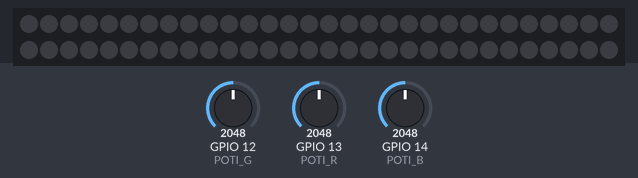
Recording of a program running on a simulated ESP32. Parts: 60 RGB LEDs in strip order, left to right, continuing on the next row. The inputs (shaded band) are chosen by the test bench; at power-on: GPIO 12 (POTI_G) = 2048, GPIO 13 (POTI_R) = 2048, GPIO 14 (POTI_B) = 2048. Dim RGB values are drawn brighter than linear; colours are those a GRB WS2812 strip shows for the declared byte order.

Above: at 1.2 s.
1.3 s: GPIO 12 (POTI_G) set to 2866
At 1.8 s:
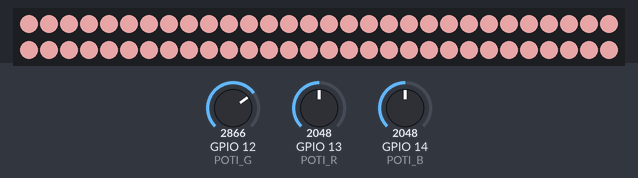
2.8 s: GPIO 13 (POTI_R) set to 2866
4.3 s: GPIO 14 (POTI_B) set to 2866
5.8 s: GPIO 12 (POTI_G) set to 2047
7.3 s: GPIO 13 (POTI_R) set to 2047
8.8 s: GPIO 14 (POTI_B) set to 4095
At 9.9 s:
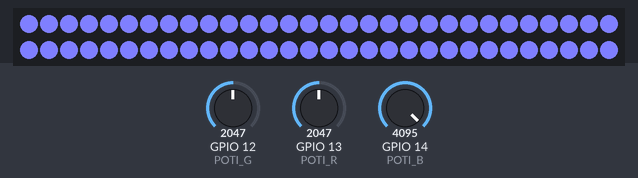
Timing chart, 0 to 11.3 s (numbered marks = the images above; inputs shaded):
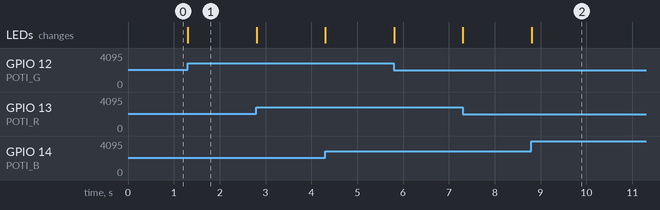

Measured:
- after the input at 1.3 s, the LEDs: change at once (image 1)
- after the input at 8.8 s, the LEDs: change at once (image 2)

The program:

main.cpp
```cpp
#include <Arduino.h>
#include <FastLED.h>

#define NUM_LEDS 60

#define PIN_PANEL_1 5
#define PIN_PANEL_2 17
#define PIN_PANEL_3 16
#define PIN_PANEL_4 4
#define PIN_PANEL_5 15

CRGB PANEL_1[NUM_LEDS];
CRGB PANEL_2[NUM_LEDS];
CRGB PANEL_3[NUM_LEDS];
CRGB PANEL_4[NUM_LEDS];
CRGB PANEL_5[NUM_LEDS];

#define POTI_R 13
#define POTI_G 12
#define POTI_B 14
#define POTI_H 11

int POTI_VALUES_NEW[3];
int POTI_VALUES_OLD[3];

void updateled(){
  for (size_t	 i = 0; i <= 60; i++)
  {
    PANEL_1[i] = CRGB(POTI_VALUES_NEW[0], POTI_VALUES_NEW[1], POTI_VALUES_NEW[2]);
    //PANEL_1[i] = CRGB(POTI_VALUES_NEW[0], POTI_VALUES_NEW[1], POTI_VALUES_NEW[2]);
    //PANEL_1[i]=  CRGB(POTI_VALUES_NEW[0], POTI_VALUES_NEW[1], POTI_VALUES_NEW[2]);
    //PANEL_1[i] = CRGB(POTI_VALUES_NEW[0], POTI_VALUES_NEW[1], POTI_VALUES_NEW[2]);
    //PANEL_1[i] = CRGB(POTI_VALUES_NEW[0], POTI_VALUES_NEW[1], POTI_VALUES_NEW[2]);
  }
}

void setup() {
  Serial.begin(9600);

  FastLED.addLeds<WS2812B, PIN_PANEL_1>(PANEL_1, NUM_LEDS);
  //FastLED.addLeds<WS2812B, PIN_PANEL_2>(PANEL_2, NUM_LEDS);
  //FastLED.addLeds<WS2812B, PIN_PANEL_3>(PANEL_3, NUM_LEDS);
  //FastLED.addLeds<WS2812B, PIN_PANEL_4>(PANEL_4, NUM_LEDS);
  //FastLED.addLeds<WS2812B, PIN_PANEL_5>(PANEL_5, NUM_LEDS);

  POTI_VALUES_OLD[0] = map(analogRead(POTI_R), 0, 4095, 0, 255);
  POTI_VALUES_OLD[1] = map(analogRead(POTI_G), 0, 4095, 0, 255);
  POTI_VALUES_OLD[2] = map(analogRead(POTI_B), 0, 4095, 0, 255);
  POTI_VALUES_OLD[3] =  0;

}

void loop() {

  POTI_VALUES_NEW[0] = map(analogRead(POTI_R), 0, 4095, 0, 255);
  POTI_VALUES_NEW[1] = map(analogRead(POTI_G), 0, 4095, 0, 255);;
  POTI_VALUES_NEW[2] = map(analogRead(POTI_B), 0, 4095, 0, 255);;
  POTI_VALUES_NEW[3] = 3;


  for (int i = 0; i < 3; i++)
  {
    //Serial.println(POTI_VALUES_NEW[i]);
    if (POTI_VALUES_NEW[i] != POTI_VALUES_OLD[i])
    {
      POTI_VALUES_OLD[i] = POTI_VALUES_NEW[i];
      updateled();
    }

  }
  //Serial.println("--------");
  FastLED.show();
  //delay(500);
}
```
